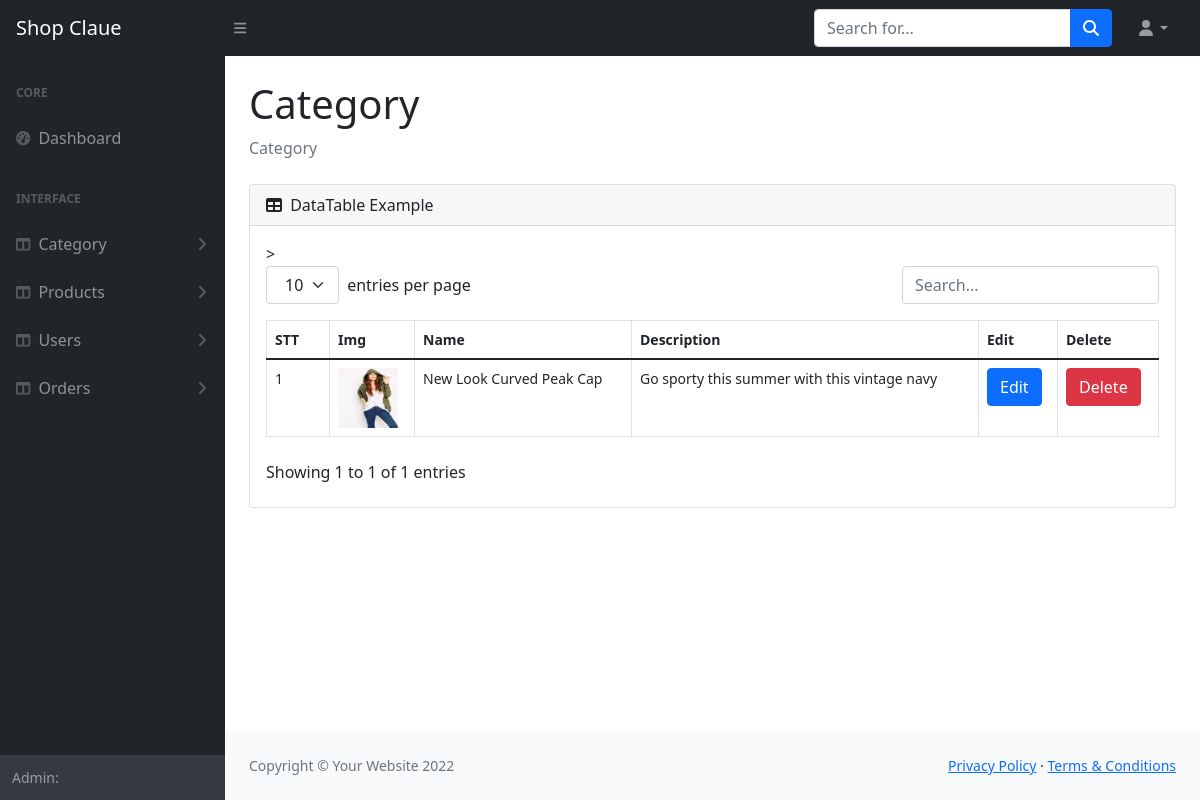
The page /admin/category/index.php on the database its author committed.
### tables this page shows
CREATE TABLE `categories` (
  `id` int(11) NOT NULL,
  `image` varchar(2048) NOT NULL,
  `name` varchar(45) NOT NULL,
  `description` varchar(45) NOT NULL
);

### core/db/db_category.php (called while the page is built, shortened)
<?php
$pdo = get_pdo();
function get_all_categories(){
    global $pdo;
    $sql = "SELECT * FROM CATEGORIES";
    $stmt = $pdo->prepare($sql);
    $stmt->execute();
    $stmt->setFetchMode(PDO::FETCH_ASSOC);
    $result = $stmt->fetchAll();
    $category_list = array();
    foreach ($result as $row){
        $category = array(
            'id' => $row['id'],
            'image' => $row['image'],
            'name' => $row['name'],
            'description' => $row['description']
        );
        array_push($category_list, $category);
    }
    return $category_list;
}

### admin/view/category/_index.php (the view, shortened to what this page needs)
<!DOCTYPE html>
<html lang="en">
<head>
    <link href="../../public/admin/css/style.css" rel="stylesheet" />
</head>
<body class="sb-nav-fixed">
    <?php include_once '../view/inc/_navbar.php' ?>
    <div id="layoutSidenav">
        <?php include_once '../view/inc/_sideleft.php' ?>
        <div id="layoutSidenav_content">
            <main>
                <div class="container-fluid px-4">
                    <h1 class="mt-4">Category</h1>
                    <ol class="breadcrumb mb-4">
                        <li class="breadcrumb-item active">Category</li>
                    </ol>
                    <div class="card mb-4">
                        <div class="card-header">
                            <i class="fas fa-table me-1"></i>
                            DataTable Example
                        </div>
                        <div class="card-body">
                            <table id="datatablesSimple">
                                <thead>
                                    <tr>
                                        <th>STT</th>
                                        <th>Img</th>
                                        <th>Name</th>
                                        <th>Description</th>
                                        <th>Edit</th>
                                        <th>Delete</th>>
                                    </tr>
                                </thead>
                                <tbody>
                                    <?php $index = 0; ?>
                                    <?php foreach ($category_list as $category) { ?>
                                        <tr>
                                            <td><?php echo ++$index; ?></td>
                                            <td><img src="../../public/media/img/<?php echo $category['image']; ?>.jpg" width="60" height="60"></td>
                                            <td><?php echo $category['name']; ?></td>
                                            <td><?php echo $category['description']; ?></td>
                                            <td>
                                                <a class="btn btn-primary" href="edit.php?category_id=<?php echo $category['id']; ?>">Edit</a>
                                            </td>
                                            <td>
                                                <a class="btn btn-danger" href="delete.php?category_id=<?php echo $category['id']; ?>">Delete</a></td>
                                        </tr>
                                    <?php } ?>
                                </tbody>
                            </table>
                        </div>
                    </div>
                </div>
            </main>
            <footer class="py-4 bg-light mt-auto">
                <div class="container-fluid px-4">
                    <div class="d-flex align-items-center justify-content-between small">
                        <div class="text-muted">Copyright &copy; Your Website 2022</div>
                        <div>
                            <a href="#">Privacy Policy</a>
                            &middot;
                            <a href="#">Terms &amp; Conditions</a>
                        </div>
                    </div>
                </div>
            </footer>
        </div>
    </div>
</body>
</html>

### rows shown on the page
categories: image (picture), name "New Look Curved Peak Cap", description "Go sporty this summer with this vintage navy"
